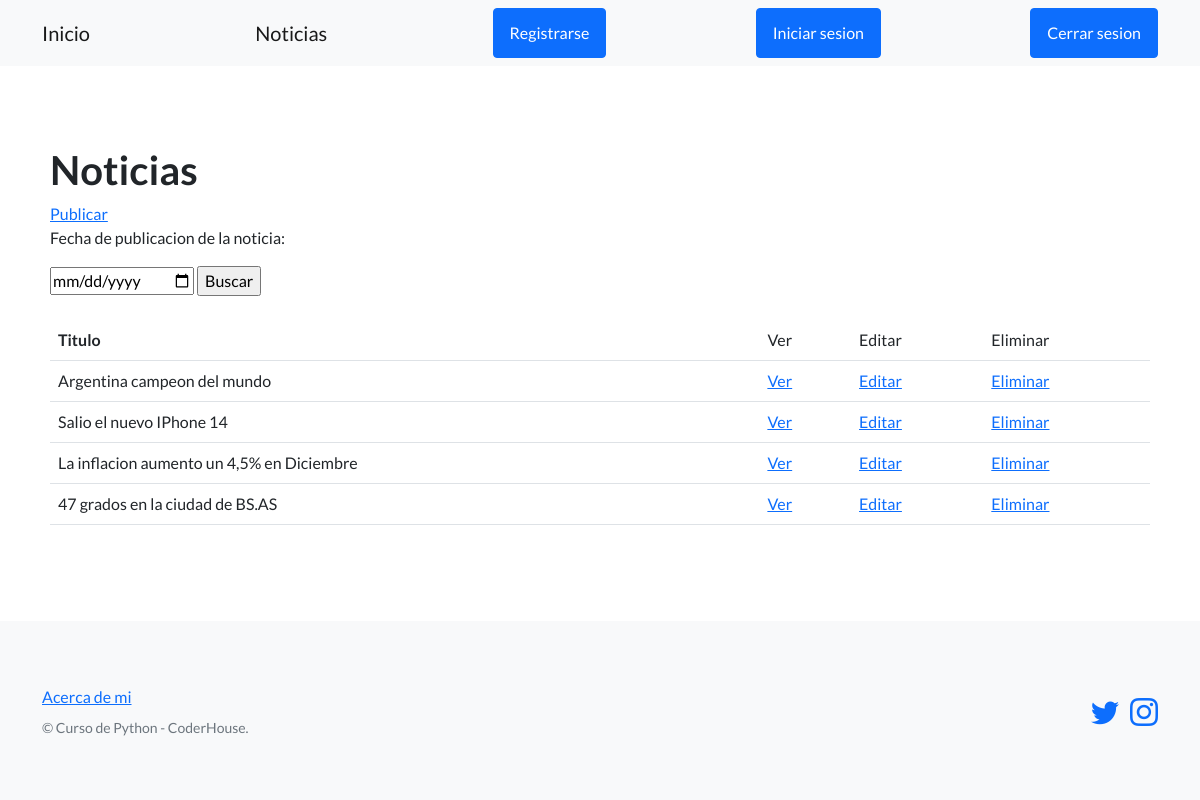
The page /pagina-blog/Noticias/ on the database as committed earlier.
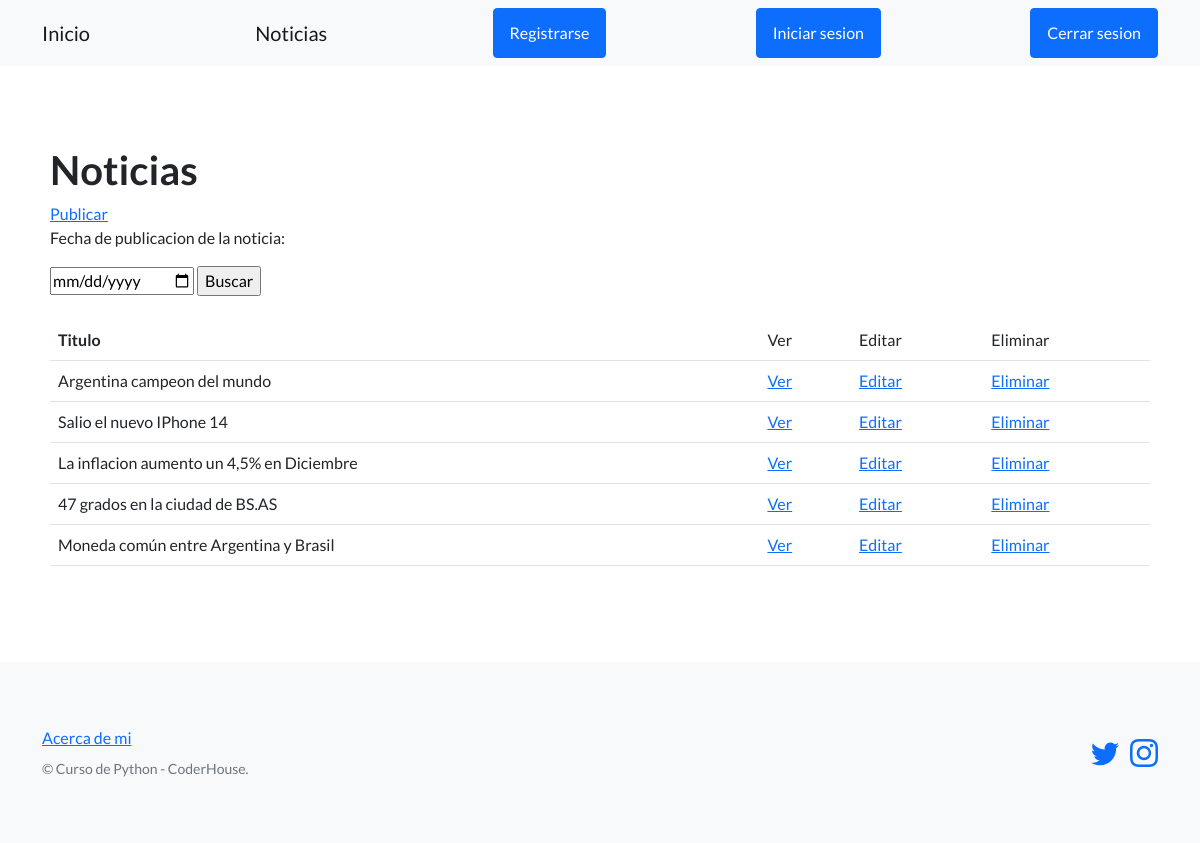
The same page on the database as committed later.
### pagina_blog/models.py (models this page shows, shortened)
class Noticias(models.Model):
    titulo = models.CharField(max_length=256)
    subtitulo = models.CharField(max_length=1000)
    cuerpo = models.CharField(max_length=1000, null=True)
    fecha_publicacion = models.DateField(null=True)
    autor = models.CharField(max_length=64)

### pagina_blog/views.py (the view)
# urls.py: path('Noticias/', listar_noticias, name='listar_noticias'),
def listar_noticias(request):
    contexto = {
        'noticias' : Noticias.objects.all()
    }
    return render(
        request = request,
        template_name = 'pagina_blog/lista_noticias.html',
        context = contexto
    )

### pagina_blog/templates/pagina_blog/lista_noticias.html (shortened to what this page needs)
{% extends "pagina_blog/base.html" %}
{% block contenido %}
<h1>Noticias</h1>
<a href="{% url 'publicar_noticias' %}">Publicar</a>
<br>
<form action="{% url 'buscar_noticias' %}" method="post">
    <p>Fecha de publicacion de la noticia:</p>
    <input type="date" name="fecha_publicacion" value='aaa-mm-dd'>
    <input type="submit" value="Buscar">
</form>
<br>
<table class="table">
    <tbody>
        <tr>
            <th>Titulo</th>
            <td>Ver</td>
            <td>Editar</td>
            <td>Eliminar</td>
        </tr>
        {% for noticia in noticias %}
        <tr>
            <td>{{ noticia.titulo }}</td>
            <td>
                <a href="{% url 'ver_noticia' noticia.id %}">Ver</a>
            </td>
            <td>
                <a href="{% url 'editar_noticia' noticia.id%}">Editar</a>
            </td>
            <td>
                <a href="{% url 'eliminar_noticia' noticia.id%}">Eliminar</a>
            </td>
        </tr>
        {% endfor %}
    </tbody>
</table>
{% endblock contenido %}

Rows that differ between the two databases and show on the page:
added Noticias: titulo "Moneda común entre Argentina y Brasil"
